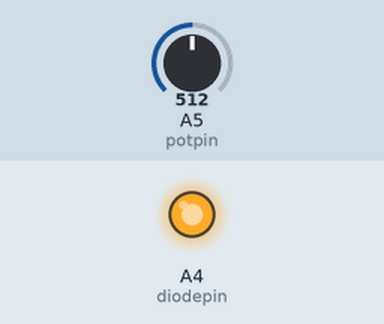
This sketch was run on a simulated Arduino Uno, built with avr-gcc and run on an emulated ATmega328P. On the bench: output pins drawn as LEDs (lit = HIGH). The inputs (shaded band) are chosen by the test bench; at power-on: A5 (potpin) = 512.

Above: at 1.4 s.
1.5 s: A5 (potpin) set to 136
3.0 s: A5 (potpin) set to 121
At 3.4 s:
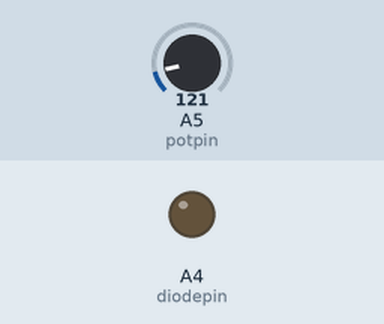
4.5 s: A5 (potpin) set to 306
At 6.0 s:
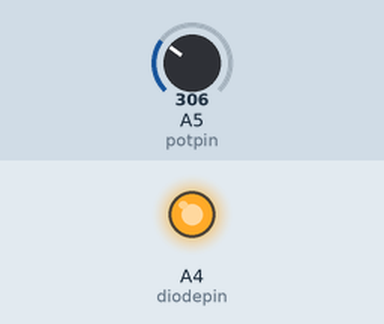
6.3 s: A5 (potpin) set to 122
At 7.4 s:
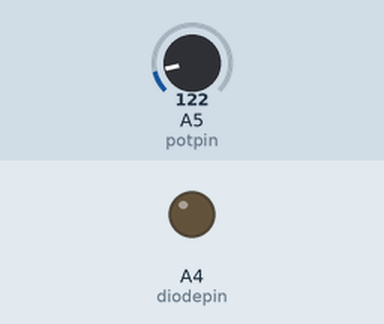
Timing chart, 0 to 9.1 s (numbered marks = the images above; inputs shaded):
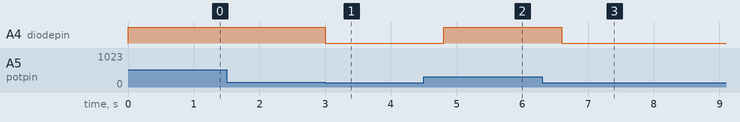

The sketch:

Motor_control.ino
```cpp
const int potpin = A5; //potentiometer data pin
const int diodepin = A4; //diode data pin
int value;
int speed;
void setup()
{
	pinMode(potpin, INPUT);
	pinMode(diodepin, OUTPUT);

}

void loop()
{
 value = analogRead(potpin);      //Read and save analog value from potentiometer
 //speed = map(value, 0, 1023, 0, 255); //Map value 0-1023 to 0-255 (PWM)
  analogWrite(diodepin, value);      	//Send PWM value to led
  delay(100);

	delay(500);
}
```

Measured:
- the behaviour switches between 128 and 127 on A5 (potpin) (found by bisection; images 0 and 1)
- after the input at 1.5 s, every drawn part: stays the same
- after the input at 3.0 s, A4 (diodepin): HIGH → LOW at once
- after the input at 4.5 s, A4 (diodepin): LOW → HIGH after 0.30 s
- after the input at 6.3 s, A4 (diodepin): HIGH → LOW after 0.30 s
